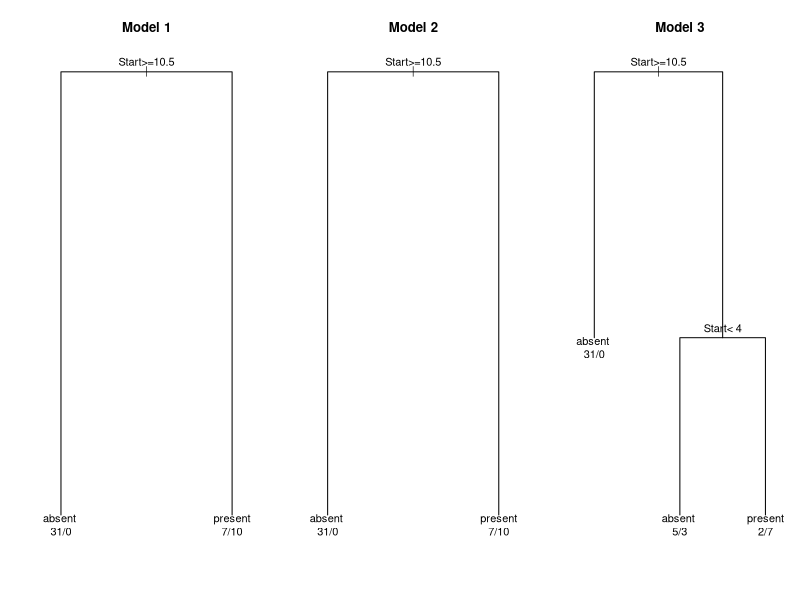

Source code (R):
###################################################################################
## This code is part of Data Science Dojo's bootcamp
## Copyright (C) 2015

## Objective: Machine learning of Kyphosis classification with decision tree
## Data source: kyphosis data set in "rpart" package
## Please install "rpart" package: install.packages("rpart")
###################################################################################

## load the library
library(rpart)

## DATA EXPLORATION
## load the kyphosis data
data(kyphosis)
## explore the data set
str(kyphosis)
dim(kyphosis)
summary(kyphosis)

## randomly choose 60% of the data set as training data (Why 60% instead of 70%?)
set.seed(102)

kyphosis.train.indices <- sample(1:nrow(kyphosis), 0.6*nrow(kyphosis))
kyphosis.train <- kyphosis[kyphosis.train.indices,]
dim(kyphosis.train)
## Use the remaining 40% as the testing data
kyphosis.test <- kyphosis[-kyphosis.train.indices,]
dim(kyphosis.test)

## You could also do the following to get the test data
#kyphosis.test.indices <- setdiff(1:nrow(kyphosis),random.rows.train)
#kyphosis.test <- kyphosis[kyphosis.test.indices,]

## check testing and training set target distributions
table(kyphosis.train$Kyphosis)
table(kyphosis.test$Kyphosis)

## BUILD MODEL 1
## Splitting based on Gini index, cp = 0.01, minsplit = 20
## See ?rpart.control for definitions of cp and minsplit
kyphosis.dt.1.model <- rpart(Kyphosis ~ ., data = kyphosis.train)

## Display model
summary(kyphosis.dt.1.model)

## MODEL EVALUATION
## Make predictions using the default decision tree
kyphosis.dt.1.predictions <- predict(kyphosis.dt.1.model, kyphosis.test, type = "class")

## create confusion matrix
kyphosis.dt.1.confusion <- table(kyphosis.dt.1.predictions, kyphosis.test[,"Kyphosis"])
print(kyphosis.dt.1.confusion)
## accuracy
kyphosis.dt.1.accuracy <- sum(diag(kyphosis.dt.1.confusion)) / sum(kyphosis.dt.1.confusion)
print(kyphosis.dt.1.accuracy)
## precision
kyphosis.dt.1.precision <- kyphosis.dt.1.confusion[2,2] / sum(kyphosis.dt.1.confusion[2,])
print(kyphosis.dt.1.precision)
## recall
kyphosis.dt.1.recall <- kyphosis.dt.1.confusion[2,2] / sum(kyphosis.dt.1.confusion[,2])
print(kyphosis.dt.1.recall)
## F1 score
kyphosis.dt.1.F1 <- 2 * kyphosis.dt.1.precision * kyphosis.dt.1.recall / (kyphosis.dt.1.precision + kyphosis.dt.1.recall)
print(kyphosis.dt.1.F1)

## BUILD MODEL 2
## Splitting based on information gain, cp = 0.01, minsplit = 20
kyphosis.dt.2.model <- rpart(Kyphosis ~ ., data = kyphosis.train, parms = list(split = "information"))

## Display model
summary(kyphosis.dt.2.model)

## MODEL 2 EVALUATION
## make prediction using decision model
kyphosis.dt.2.predictions <- predict(kyphosis.dt.2.model, kyphosis.test, type = "class")
## build the confusion matrix
kyphosis.dt.2.confusion <- table(kyphosis.dt.2.predictions, kyphosis.test[,"Kyphosis"])
print(kyphosis.dt.2.confusion)
## accuracy
kyphosis.dt.2.accuracy <- sum(diag(kyphosis.dt.2.confusion)) / sum(kyphosis.dt.2.confusion)
print(kyphosis.dt.2.accuracy)
## precision
kyphosis.dt.2.precision <- kyphosis.dt.2.confusion[2,2] / sum(kyphosis.dt.2.confusion[2,])
print(kyphosis.dt.2.precision)
## recall
kyphosis.dt.2.recall <- kyphosis.dt.2.confusion[2,2] / sum(kyphosis.dt.2.confusion[,2])
print(kyphosis.dt.2.recall)
## F1 score
kyphosis.dt.2.F1 <- 2 * kyphosis.dt.2.precision * kyphosis.dt.2.recall / (kyphosis.dt.2.precision + kyphosis.dt.2.recall)
print(kyphosis.dt.2.F1)


## BUILD MODEL 3
## Splitting on gini index; cp = 0.1, minsplit = 10
kyphosis.dt.3.model <- rpart(Kyphosis ~ ., data = kyphosis.train, control = rpart.control(cp = 0.1, minsplit = 10))

## MODEL 3 EVALUATION
## make prediction using decision model
kyphosis.dt.3.predictions <- predict(kyphosis.dt.3.model, kyphosis.test, type = "class")
## show the confusion matrix
kyphosis.dt.3.confusion <- table(kyphosis.dt.3.predictions, kyphosis.test[,"Kyphosis"])
print(kyphosis.dt.3.confusion)
## accuracy
kyphosis.dt.3.accuracy <- sum(diag(kyphosis.dt.3.confusion)) / sum(kyphosis.dt.3.confusion)
print(kyphosis.dt.3.accuracy)
## precision
kyphosis.dt.3.precision <- kyphosis.dt.3.confusion[2,2] / sum(kyphosis.dt.3.confusion[2,])
print(kyphosis.dt.3.precision)
## recall
kyphosis.dt.3.recall <- kyphosis.dt.3.confusion[2,2] / sum(kyphosis.dt.3.confusion[,2])
print(kyphosis.dt.3.recall)
## F1 score
kyphosis.dt.3.F1 <- 2 * kyphosis.dt.3.precision * kyphosis.dt.3.recall / (kyphosis.dt.3.precision + kyphosis.dt.3.recall)
print(kyphosis.dt.3.F1)

## VISUALIZE THE THREE MODELS
par(mfrow = c(1,3), xpd = TRUE)
plot(kyphosis.dt.1.model)
title(main = "Model 1")
text(kyphosis.dt.1.model, use.n = TRUE)
plot(kyphosis.dt.2.model)
title(main = "Model 2")
text(kyphosis.dt.2.model, use.n = TRUE)
plot(kyphosis.dt.3.model)
title(main = "Model 3")
text(kyphosis.dt.3.model, use.n = TRUE)

## EXERCISE
## Several parameters of rpart function can be used to tune the tree. 
## Some parameters used in the above 3 models are:
## parms = list(split = "information"))
## rpart.control(cp = 0.1, minsplit = 10)
## Check out ?rpart.control and ?rpart to read the documentation on the model function
## Fine-tune the parameters, can you build a better decision tree model with less error?
